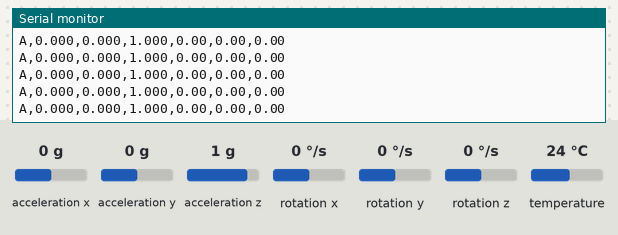
A sketch run on a simulated Arduino Uno, built with avr-gcc and run on an emulated ATmega328P. Shown: the last lines printed to the serial monitor. The test bench sets the inputs (shaded band); at power-on: acceleration y 0 g, acceleration x 0 g, rotation x 0 °/s, acceleration z 1 g, rotation y 0 °/s, rotation z 0 °/s, temperature 24 °C.

Above: at 1.3 s.
1.4 s: acceleration y set to -1.4 g
At 1.9 s:
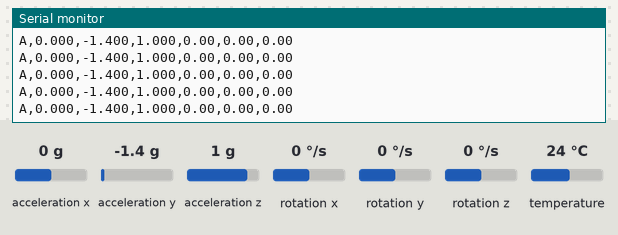
4.4 s: acceleration x set to -1.4 g
At 5.3 s:
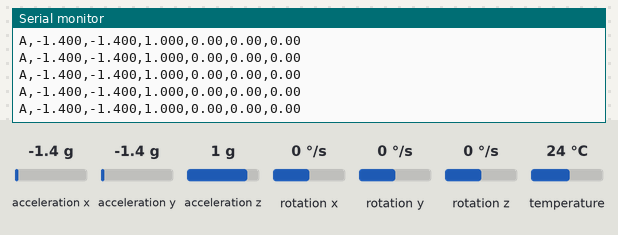
5.9 s: rotation x set to -192 °/s
At 6.4 s:
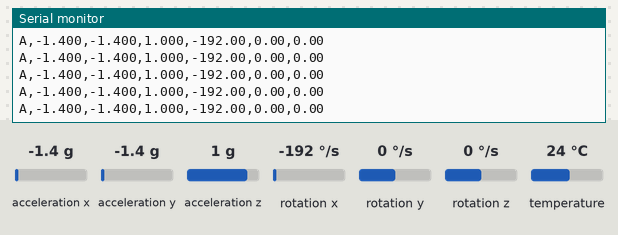
8.9 s: rotation x set to 100 °/s
At 9.4 s:
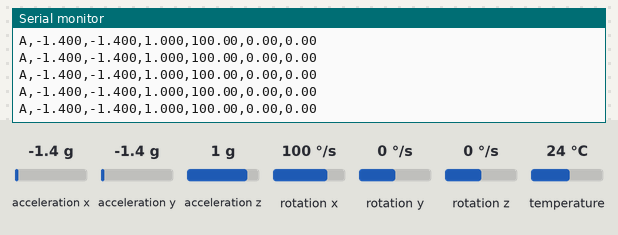
11.9 s: acceleration z set to -1.4 g
At 13.0 s:
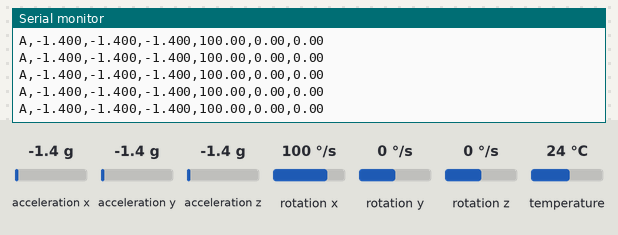
Timing chart, 0 to 14.9 s (numbered marks = the images above; inputs shaded):
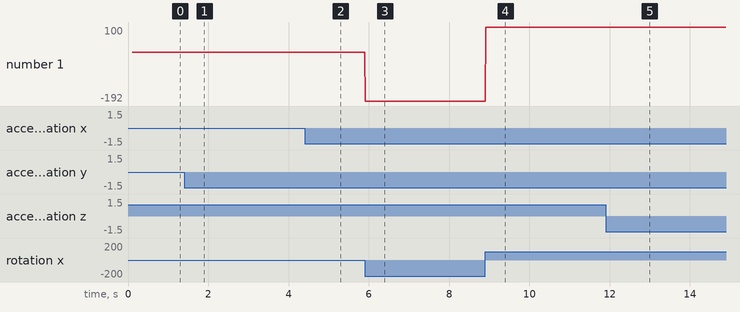

Measured:
- after the input at 1.4 s, the serial monitor: prints a new line at once (image 1)
- after the input at 4.4 s, the serial monitor: prints a new line at once (image 2)
- after the input at 5.9 s, the serial monitor: prints a new line at once (image 3)
- after the input at 8.9 s, the serial monitor: prints a new line at once (image 4)
- after the input at 11.9 s, the serial monitor: prints a new line at once (image 5)
- plotted number 1: 0 → -192 after the input at 5.9 s, -192 → 100 after the input at 8.9 s

The sketch:

move_stream.ino
```cpp
// Move Mirror — STM32 Nucleo G474RE firmware
// Streams raw MPU-6050 motion as CSV so the localhost server can classify
// Up/Down/Left/Right gestures. One line per sample at ~100 Hz:
//
//     A,<ax>,<ay>,<az>,<gx>,<gy>,<gz>
//
// accel in g, gyro in deg/s. 115200 baud. Pairs with server.py's SerialSampleSource.
//
// PlatformIO: same env as themofan/NYHack —
//   [env:nucleo_g474re] platform=ststm32 board=nucleo_g474re framework=arduino
//   lib_deps = adafruit/Adafruit MPU6050, adafruit/Adafruit Unified Sensor, adafruit/Adafruit BusIO

#include <Arduino.h>
#include <Adafruit_MPU6050.h>
#include <Adafruit_Sensor.h>
#include <Wire.h>

namespace {
constexpr float kG = 9.80665f;            // m/s^2 per g
constexpr float kRadToDeg = 57.29578f;
}

Adafruit_MPU6050 mpu;

void setup() {
  Serial.begin(115200);
  while (!Serial) delay(10);

  if (!mpu.begin()) {
    Serial.println("ERROR: MPU6050 not found. Check wiring / I2C address.");
    while (1) delay(10);
  }
  mpu.setAccelerometerRange(MPU6050_RANGE_16_G);   // headroom for sharp gestures
  mpu.setGyroRange(MPU6050_RANGE_500_DEG);
  mpu.setFilterBandwidth(MPU6050_BAND_94_HZ);
  delay(100);
}

void loop() {
  sensors_event_t a, g, t;
  mpu.getEvent(&a, &g, &t);

  Serial.print("A,");
  Serial.print(a.acceleration.x / kG, 3); Serial.print(',');
  Serial.print(a.acceleration.y / kG, 3); Serial.print(',');
  Serial.print(a.acceleration.z / kG, 3); Serial.print(',');
  Serial.print(g.gyro.x * kRadToDeg, 2);  Serial.print(',');
  Serial.print(g.gyro.y * kRadToDeg, 2);  Serial.print(',');
  Serial.println(g.gyro.z * kRadToDeg, 2);

  delay(10);   // ~100 Hz
}
```
